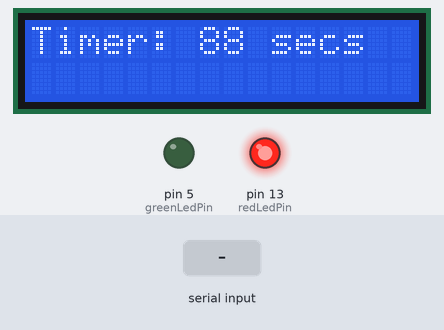
Simulated run of this sketch. Board: Arduino Uno, built with avr-gcc and run on an emulated ATmega328P. Parts: 16×2 character LCD, output pins drawn as LEDs (lit = HIGH). The test bench sets the inputs (shaded band).

Above: at 1.2 s.
1.3 s: "ambulance\n" received over Serial
At 2.0 s:
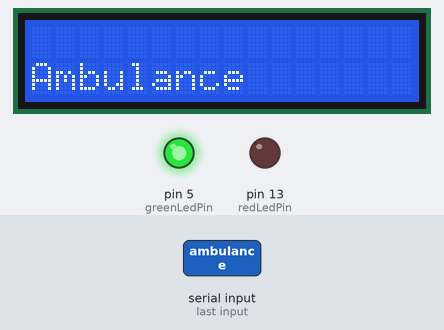
At 7.6 s:
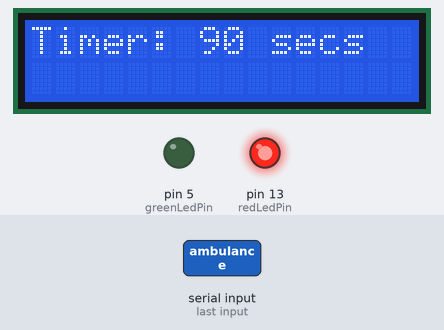
Timing chart, 0 to 8.8 s (numbered marks = the images above; inputs shaded):
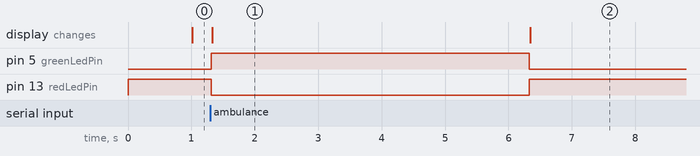

The sketch:

trafficlightswithlcd.ino
```cpp
#include <Wire.h>
#include <LiquidCrystal_I2C.h>

const int redLedPin = 13;
const int greenLedPin = 5;
unsigned long previousMillis = 0;
const long interval = 90000;  // 90 seconds in milliseconds
bool isRedOn = true;
String lastCommand = "";

// Set the LCD address to 0x27 for a 16x2 display
LiquidCrystal_I2C lcd(0x27, 16, 2);

void setup() {
  Serial.begin(9600);
  pinMode(redLedPin, OUTPUT);
  pinMode(greenLedPin, OUTPUT);
  digitalWrite(redLedPin, HIGH);  // Start with the red LED on
  digitalWrite(greenLedPin, LOW);

  lcd.init();
  lcd.backlight();
  lcd.setCursor(0, 0);
  lcd.print("Timer: 90 secs");
}

void loop() {
  unsigned long currentMillis = millis();

  // Check for serial input
  if (Serial.available() > 0) {
    String msg = Serial.readStringUntil('\n');
    msg.trim();

    if (msg == "ambulance" && isRedOn) {
      digitalWrite(redLedPin, LOW);  // Turn off the red LED
      digitalWrite(greenLedPin, HIGH);  // Turn on the green LED
      lcd.clear();
      lcd.setCursor(0, 1);
      lcd.print("Ambulance    ");
      delay(5000);  // Keep the green LED on for 5 seconds
      digitalWrite(greenLedPin, LOW);
      digitalWrite(redLedPin, HIGH);  // Turn the red LED back on
      previousMillis = currentMillis;  // Reset the timer
      isRedOn = true;
      lastCommand = "ambulance";
      lcd.clear();
      lcd.setCursor(0, 0);
      lcd.print("Timer: 90 secs");
    } else if (msg == "notambulance") {
      lastCommand = "notambulance";
    }

    // Update the LCD with the current message
    if (lastCommand == "notambulance") {
      lcd.setCursor(0, 1);
      lcd.print("Not Ambulance");
    }
  }

  // Timer logic
  if (currentMillis - previousMillis >= interval) {
    previousMillis = currentMillis;
    isRedOn = !isRedOn;

    if (isRedOn) {
      digitalWrite(redLedPin, HIGH);
      digitalWrite(greenLedPin, LOW);
    } else {
      digitalWrite(redLedPin, LOW);
      digitalWrite(greenLedPin, HIGH);
    }
  }

  // Display the remaining time on the LCD only if not in "ambulance" state
  if (lastCommand != "ambulance") {
    int remainingTime = (interval - (currentMillis - previousMillis)) / 1000;
    lcd.setCursor(7, 0);
    lcd.print(remainingTime);
    lcd.print(" secs   ");
  }
}
```

Measured:
- after the input at 1.3 s, pin 5 (greenLedPin): LOW → HIGH at once, → LOW 5.0 s later; pin 13 (redLedPin): HIGH → LOW at once, → HIGH 5.0 s later; the display: changes at once (image 1)
- what the display in image 1 shows lasts 5.0 s, from 1.3 s to 6.3 s
